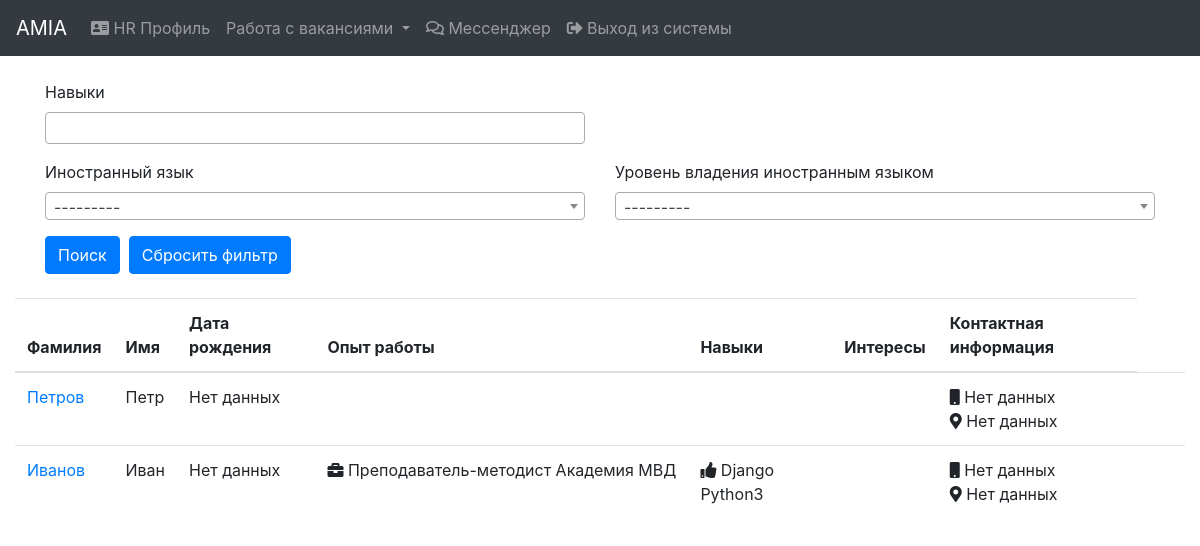
The page /hr/profiles/ (signed in) on the database as committed earlier.
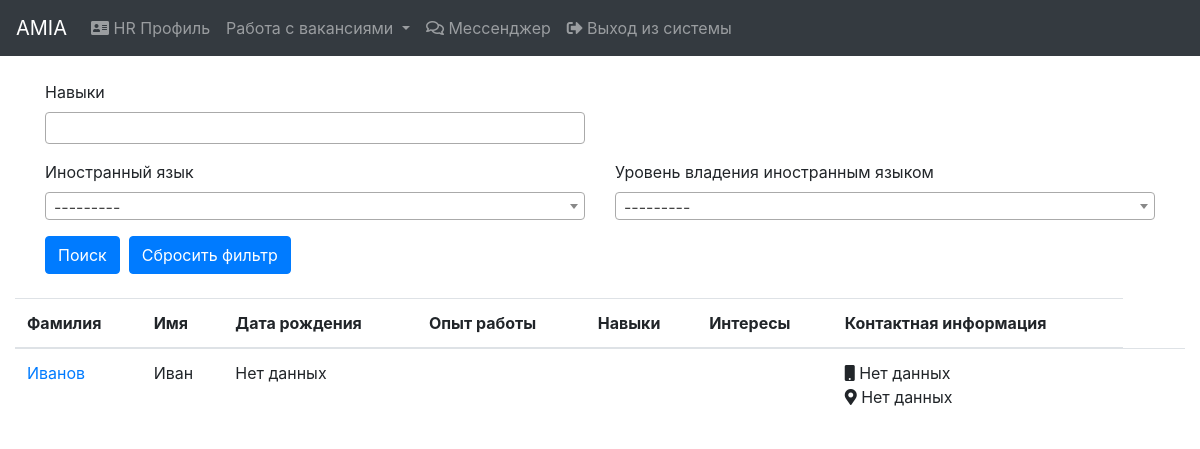
The same page on the database as committed later.
### social_profile/models.py (models this page shows, shortened)
class SocialProfile(models.Model):
    user = models.OneToOneField(User, on_delete=models.CASCADE)
    last_name = models.CharField(max_length=100, verbose_name="Last name")
    first_name = models.CharField(max_length=100, verbose_name="First name")
    patronymic = models.CharField(max_length=100, verbose_name="Patronymic", blank=True, null=True)
    email = models.EmailField(verbose_name="E-mail")
    date_of_birth = models.DateField(verbose_name="Date_of_birth", blank=True, null=True)
    status = models.IntegerField(verbose_name="Status", default=1)
    date_added = models.DateTimeField(verbose_name="Date_added", auto_now_add=True)
    profile_img = models.ImageField(verbose_name="Profile_img", blank=True, null=True, upload_to='profile')
    about_myself = models.TextField(verbose_name="About_myself", blank=True, null=True)
    contact_information_phone = models.CharField(max_length=255, verbose_name="Phone", blank=True, null=True)
    contact_information_address = models.CharField(max_length=255, verbose_name="Address", blank=True, null=True)
    education = models.ManyToManyField(Specialty, verbose_name="Education", through="EducationWithInfo")
    work_experience = models.ManyToManyField(WorkExperience, verbose_name="Work experience")
    interests = models.ManyToManyField(Interest, verbose_name="Interests", blank=True)
    skills = models.ManyToManyField(Skill, verbose_name="Skills", blank=True)
    languages = models.ManyToManyField(Language, verbose_name="Language", through='LanguageWithLevel')
    class Meta:
        ordering = ('last_name',)
        verbose_name = 'Social profile'
        verbose_name_plural = 'Social profiles'

class WorkExperience(models.Model):
    company_name = models.CharField(max_length=255, verbose_name="Company name")
    position = models.CharField(max_length=255, verbose_name="Position")
    duty = models.TextField(verbose_name="Duty", blank=True, null=True)
    year_start = models.IntegerField(verbose_name="Start year")
    year_end = models.IntegerField(verbose_name="End year", blank=True, null=True)
    def __str__(self):
        return self.position + ' ' + self.company_name
    class Meta:
        ordering = ('-year_start',)
        verbose_name = 'Work experience'
        verbose_name_plural = 'Work experience'

class Skill(models.Model):
    skill_name = models.CharField(max_length=255, verbose_name="Skill")
    def __str__(self):
        return self.skill_name
    class Meta:
        ordering = ('skill_name',)
        verbose_name = 'Skill'
        verbose_name_plural = 'Skills'

### hr/views.py (the view)
# urls.py: path('profiles/', views.ProfilesView.as_view(), name='profiles'),
class ProfilesView(LoginRequiredMixin, View):
    def get(self, request):
        f = ProfileFilter(request.GET, queryset=SocialProfile.objects.exclude(user=request.user).distinct().order_by('-pk'))
        paginator = Paginator(f.qs, 50)
        page = request.GET.get('page')
        profiles = paginator.get_page(page)
        return render(request, 'hr/profiles/profiles.html', {'profiles': profiles,
                                                             'filter': f,
                                                             })

### context_processors/models_context.py (called while the page is built)
def models_context(request):
    return {'educational': EducationalInstitution.objects.all(),
            'language_levels': LanguageLevel.objects.all(),
            'languages': Language.objects.all(),
            'specialties': Specialty.objects.all(),
            'skills': Skill.objects.all(),
            'interests': Interest.objects.all(),
            }

### social_profile/models.py (called while the page is built)
    def __str__(self):
        return self.language_name

### hr/templates/hr/profiles/profiles.html (shortened to what this page needs)
{% extends 'base.html' %}
{% block content %}
    {% include 'hr/navbar_hr.html' %}<br>
    <div class="container-fluid">
        {% include 'hr/profiles/search_form.html' %}<br>
        <div class="row">
            <div class="col-lg-12">
                <table class="table table-hover">
                    <thead>
                    <tr>
                        <th scope="col">Фамилия</th>
                        <th scope="col">Имя</th>
                        <th scope="col">Дата рождения</th>
                        <th scope="col">Опыт работы</th>
                        <th scope="col">Навыки</th>
                        <th scope="col">Интересы</th>
                        <th scope="col">Контактная информация</th>
                    </tr>
                    </thead>
                    <tbody>
                    {% for profile in profiles %}
                        <tr>
                            <td><a href="{% url 'profile:profile_data' profile.id %}">{{ profile.last_name }}</a></td>
                            <td>{{ profile.first_name|default:"Нет данных" }}</td>
                            <td>
                                {{ profile.date_of_birth|default:"Нет данных" }}</td>
                            <td>
                                {% for w_e in profile.work_experience.all %}
                                    <nobr><i class="fas fa-briefcase"></i> {{ w_e }}</nobr><br>
                                {% endfor %}
                            </td>
                            <td>
                                {% if profile.skills.all %}
                                    <i class="fas fa-thumbs-up"></i>
                                {% endif %}
                                {% for skill in profile.skills.all %}
                                    <nobr> {{ skill }}</nobr>
                                {% endfor %}
                            </td>
                            <td>
                            </td>
                            <td>
                                <i class="fas fa-mobile"></i> {{ profile.contact_information_phone|default:"Нет данных" }}<br>
                                <i class="fas fa-map-marker-alt"></i> {{ profile.contact_information_address|default:"Нет данных" }}
                            </td>
                            <td></td>
                            <td></td>
                        </tr>
                    {% endfor %}
                    </tbody>
                </table>
            </div>
        </div>
    </div>
{% endblock %}

Rows that differ between the two databases and show on the page:
removed SocialProfile: last_name "Петров", first_name "Петр", date_of_birth "Нет данных", contact_information_phone "Нет данных", contact_information_address "Нет данных"
no longer on this page (row edited): WorkExperience: position+company_name "Преподаватель-методист Академия МВД"
no longer on this page (row edited): Skill: skill_name "Django"
no longer on this page (row edited): Skill: skill_name "Python3"
